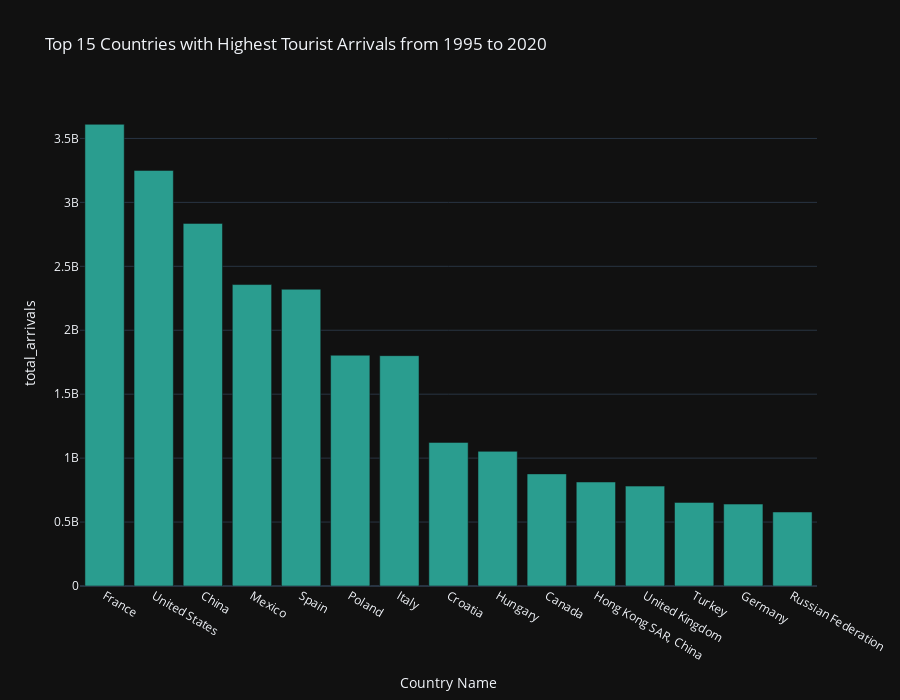

Write notebook code for a chart like this one.
### Markdown cell above
The US is far ahead of other countries in terms of money that tourists spend. 

It shouldn't be a surprise if the arrivals graph looks just the same.

### Code cell
# Let's see how many arrivals each country has earned in total over the years

df = arrivals.drop(['Country Name', 'Country Code'], axis=1).T
total_arrivals_by_country = [df[x].sum() for x in df.columns]

arrivals['total_arrivals'] = total_arrivals_by_country

fig = px.bar(
    arrivals.sort_values(by='total_arrivals', ascending=False).reset_index(drop=True)[:15],
    x = 'Country Name',
    y = 'total_arrivals',
    hover_name = 'Country Code',
    template = 'plotly_dark',
    height = 700,
    color_discrete_sequence = [f'{next(palette)}'],
    title = 'Top 15 Countries with Highest Tourist Arrivals from 1995 to 2020'
)

fig.show()

### Figure 1 — Plotly figure (JSON) as saved in the notebook; plotly's stock layout.template omitted (floating-point values rounded to 4 significant figures)
{"data": [{"alignmentgroup": "True", "hovertemplate": "<b>%{hovertext}</b><br><br>Country Name=%{x}<br>total_arrivals=%{y}<extra></extra>", "hovertext": ["FRA", "USA", "CHN", "MEX", "ESP", "POL", "ITA", "HRV", "HUN", "CAN", "HKG", "GBR", "TUR", "DEU", "RUS"], "legendgroup": "", "marker": {"color": "#2a9d8f", "pattern": {"shape": ""}}, "name": "", "offsetgroup": "", "orientation": "v", "showlegend": false, "textposition": "auto", "type": "bar", "x": ["France", "United States", "China", "Mexico", "Spain", "Poland", "Italy", "Croatia", "Hungary", "Canada", "Hong Kong SAR, China", "United Kingdom", "Turkey", "Germany", "Russian Federation"], "xaxis": "x", "y": [3610620000, 3250000000.0, 2835619000, 2357321000, 2320597000, 1804662000, 1801000000.0, 1122810000, 1053038000, 876738000, 813279000, 781120000, 653969000, 640533000, 578860000], "yaxis": "y"}], "layout": {"barmode": "relative", "height": 700, "legend": {"tracegroupgap": 0}, "title": {"text": "Top 15 Countries with Highest Tourist Arrivals from 1995 to 2020"}, "xaxis": {"anchor": "y", "domain": [0, 1], "title": {"text": "Country Name"}}, "yaxis": {"anchor": "x", "domain": [0, 1], "title": {"text": "total_arrivals"}}}}
